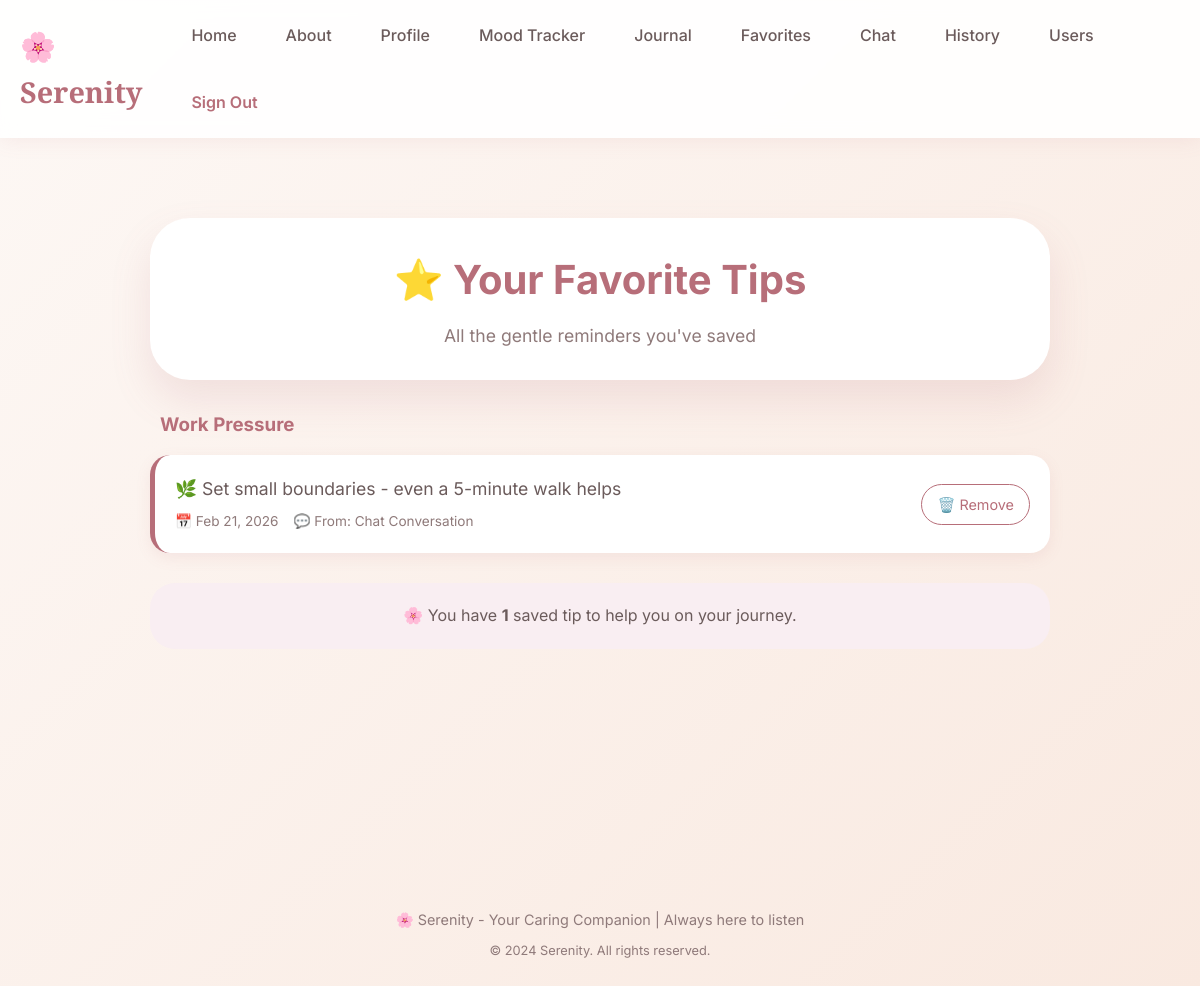
The page /favorites (signed in) on the database its author committed.
### app.py (models this page shows)
class FavoriteTip(db.Model):
    id = db.Column(db.Integer, primary_key=True)
    user_id = db.Column(db.Integer, db.ForeignKey('user.id'), nullable=False)
    tip_text = db.Column(db.Text, nullable=False)
    emotion = db.Column(db.String(100))
    saved_from = db.Column(db.String(200))
    created_at = db.Column(db.DateTime, default=datetime.utcnow)

### app.py (the view)
@app.route('/favorites')
@login_required
def favorites():
    tips = FavoriteTip.query.filter_by(user_id=current_user.id)\
           .order_by(FavoriteTip.created_at.desc()).all()
    tips_by_emotion = {}
    for tip in tips:
        if tip.emotion not in tips_by_emotion:
            tips_by_emotion[tip.emotion] = []
        tips_by_emotion[tip.emotion].append(tip)
    return render_template('favorites.html',
                         tips_by_emotion=tips_by_emotion,
                         total_tips=len(tips))

### app.py (called while the page is built)
@login_manager.user_loader
def load_user(user_id):
    return User.query.get(int(user_id))

@app.context_processor
def utility_processor():
    def get_most_common_emotion(conversations):
        if not conversations:
            return "N/A"
        emotion_counts = {}
        for conv in conversations:
            emotion = conv.detected_emotion
            emotion_counts[emotion] = emotion_counts.get(emotion, 0) + 1
        if emotion_counts:
            return max(emotion_counts, key=emotion_counts.get)
        return "N/A"
    return dict(get_most_common_emotion=get_most_common_emotion)

### templates/favorites.html (shortened to what this page needs)
{% extends "base.html" %}
{% block content %}
<div style="max-width: 900px; margin: 40px auto;">
    <div style="background: white; border-radius: 40px; padding: 30px; text-align: center; box-shadow: 0 20px 40px rgba(183, 110, 121, 0.15); margin-bottom: 30px;">
        <h1 style="color: #b76e79; font-size: 2.5rem; margin-bottom: 10px;">⭐ Your Favorite Tips</h1>
        <p style="color: #8f7a7a; font-size: 1.1rem;">All the gentle reminders you've saved</p>
    </div>
    {% if tips_by_emotion %}
        {% for emotion, tips in tips_by_emotion.items() %}
        <div style="margin-bottom: 30px;">
            <h3 style="color: #b76e79; margin-bottom: 15px; padding-left: 10px;">{{ emotion }}</h3>
            <div style="display: grid; gap: 15px;">
                {% for tip in tips %}
                <div style="background: white; border-radius: 20px; padding: 20px; box-shadow: 0 5px 15px rgba(183, 110, 121, 0.1); border-left: 5px solid #b76e79; display: flex; justify-content: space-between; align-items: center;">
                    <div style="flex: 1;">
                        <p style="color: #6b5b5b; font-size: 1.1rem; margin-bottom: 8px;">{{ tip.tip_text }}</p>
                        <div style="display: flex; gap: 15px; font-size: 0.85rem; color: #8f7a7a;">
                            <span>📅 {{ tip.created_at.strftime('%b %d, %Y') }}</span>
                            {% if tip.saved_from %}
                            <span>💬 From: {{ tip.saved_from }}</span>
                            {% endif %}
                        </div>
                    </div>
                    <a href="{{ url_for('delete_favorite', id=tip.id) }}"
                       onclick="return confirm('Remove this tip from favorites?')"
                       style="color: #b76e79; text-decoration: none; padding: 8px 15px; border: 1px solid #b76e79; border-radius: 25px; font-size: 0.9rem; transition: all 0.3s; white-space: nowrap; margin-left: 15px;">
                        🗑️ Remove
                    </a>
                </div>
                {% endfor %}
            </div>
        </div>
        {% endfor %}
        <div style="background: #f9eef2; border-radius: 25px; padding: 20px; margin-top: 30px; text-align: center;">
            <p style="color: #6b5b5b;">
                🌸 You have <strong>{{ total_tips }}</strong> saved tip{% if total_tips > 1 %}s{% endif %} to help you on your journey.
            </p>
        </div>
    {% endif %}
</div>
{% endblock %}

### templates/base.html (style rules this page uses)
* { margin: 0; padding: 0; box-sizing: border-box; }
:root { --primary-soft: #b76e79; --primary-light: #e8c2c9; --primary-pale: #f9eef2; --neutral-warm: #faf0e6; --neutral-soft: #fff9f5; --text-soft: #6b5b5b; --text-light: #8f7a7a; --accent-calm: #a7b89e; --accent-peace: #c4d3c9; }
body { font-family: 'Inter', sans-serif; background: linear-gradient(135deg, #fdf8f5 0%, #f9e9e0 100%); min-height: 100vh; color: var(--text-soft); line-height: 1.6; }

### rows shown on the page
FavoriteTip: emotion "Work Pressure", tip_text "🌿 Set small boundaries - even a 5-minute walk helps", created_at "Feb 21, 2026", saved_from "Chat Conversation"

### other values the page prints
{{ total_tips }} "1"
